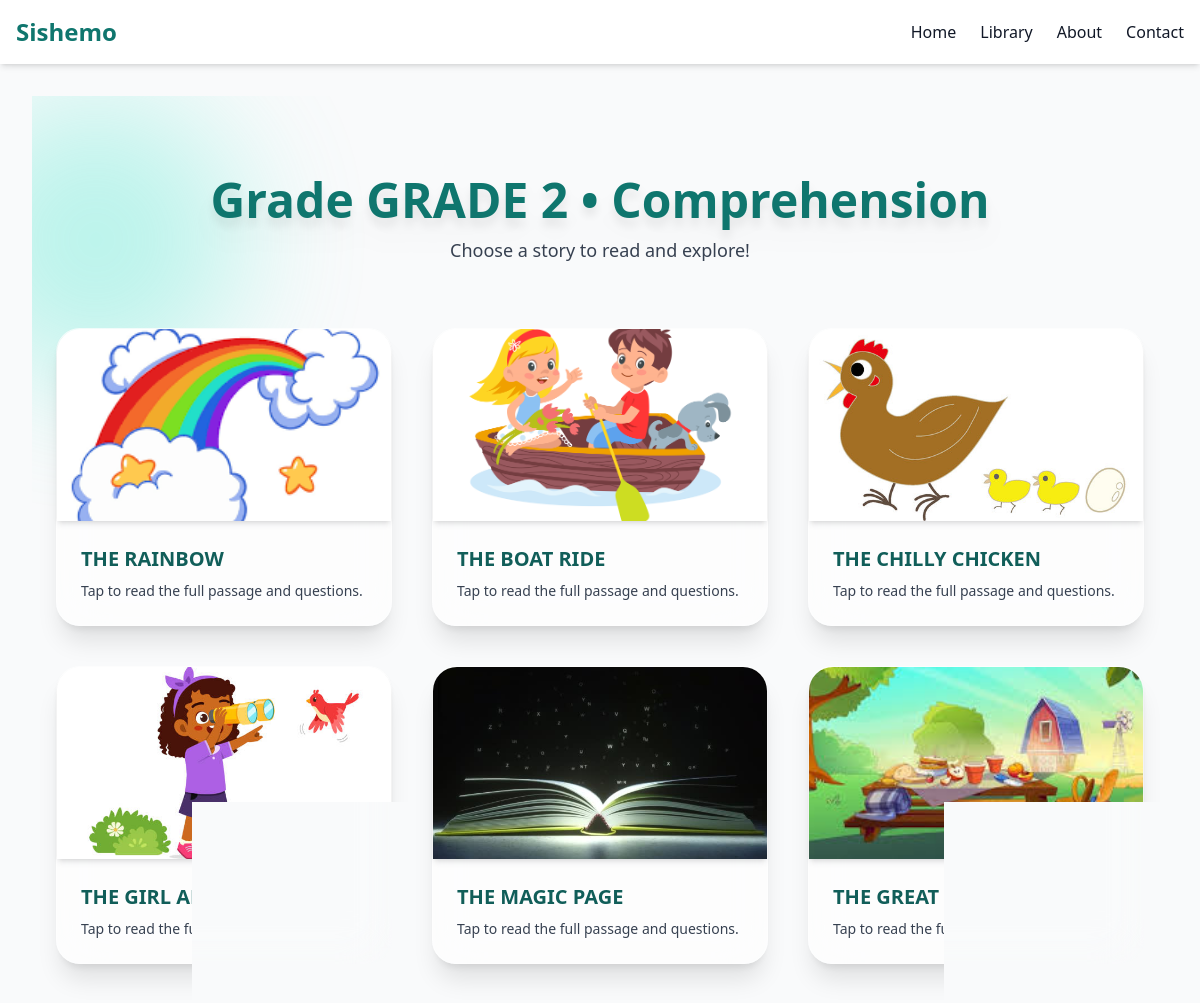
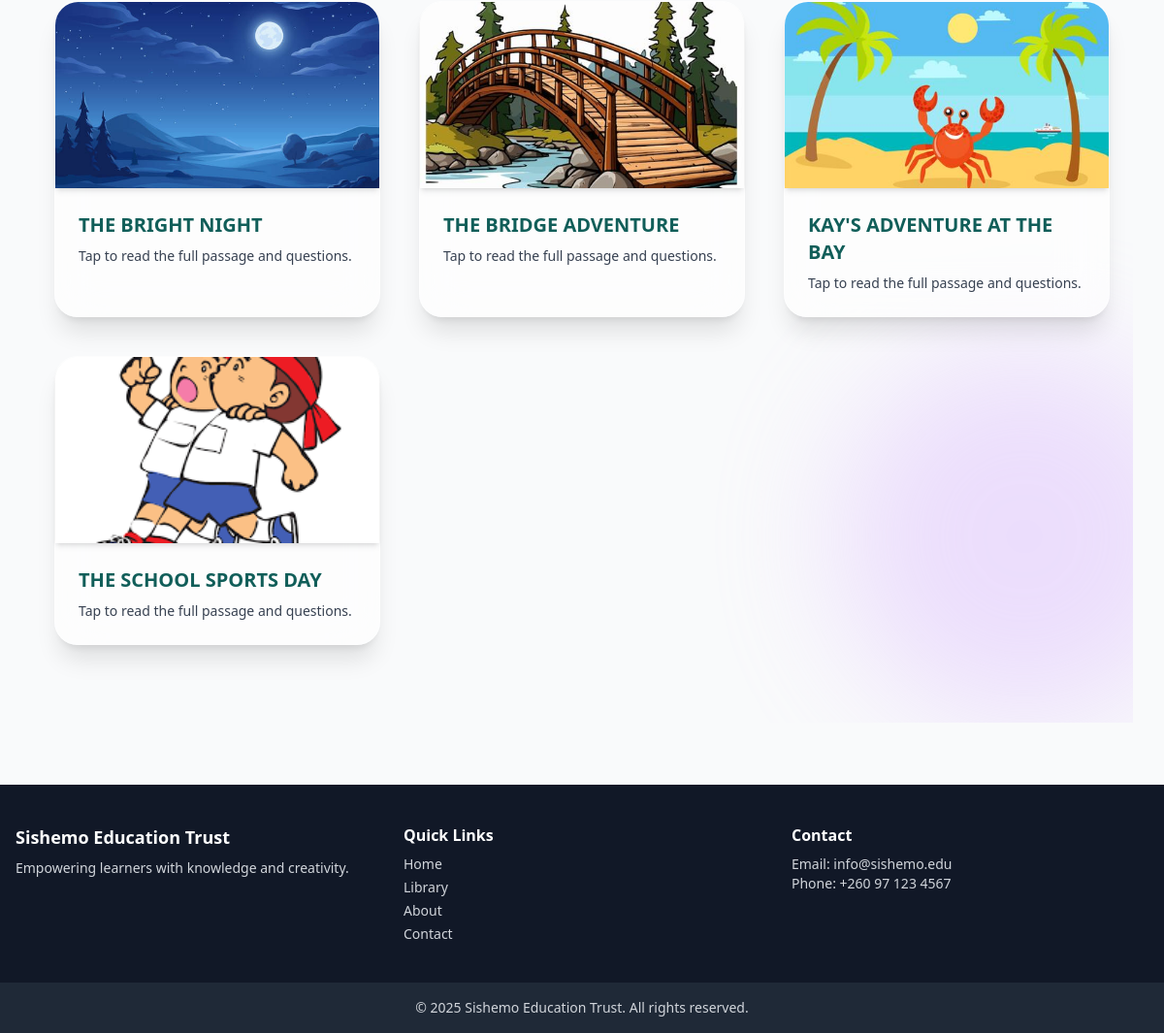
The page /comprehension/grade/3/ on the database its author committed (2 pictures, top to bottom).
### Core/models.py (models this page shows, shortened)
class Grade(models.Model):
    section = models.ForeignKey(Section, on_delete=models.CASCADE, related_name='grades')
    name = models.CharField(max_length=100)

class Comprehension(models.Model):
    grade = models.ForeignKey("Grade", on_delete=models.CASCADE, related_name="comprehensions")
    title = models.CharField(max_length=255)
    image = models.ImageField(upload_to="comprehension_images/", blank=True, null=True)
    story = RichTextField(null=True, blank=True)
    questions = RichTextField(blank=True, null=True)
    slug = models.SlugField(unique=True, blank=True)

### Core/views.py (the view)
# urls.py: path("comprehension/grade/<int:grade_id>/", views.grade_comprehension_list, name="grade_comprehension"),
def grade_comprehension_list(request, grade_id):
    grade = get_object_or_404(Grade, id=grade_id)
    comprehensions = Comprehension.objects.filter(grade=grade)
    context = {
        "grade": grade,
        "comprehensions": comprehensions
    }
    return render(request, "grade_comprehension_list.html", context)

### Templates/grade_comprehension_list.html (shortened to what this page needs)
{% extends "base.html" %}
{% load static %}
{% block content %}
<div class="relative overflow-hidden">
    <div class="absolute top-0 -left-20 w-72 h-72 bg-teal-300 opacity-40 rounded-full blur-3xl animate-pulse"></div>
    <div class="absolute bottom-0 -right-20 w-96 h-96 bg-purple-300 opacity-40 rounded-full blur-3xl animate-ping"></div>
    <div class="max-w-6xl mx-auto px-6 py-20 relative">
        <div class="text-center mb-16" data-aos="fade-down">
            <h1 class="text-4xl md:text-5xl font-extrabold text-teal-700 drop-shadow-xl">
                Grade {{ grade.name }} • Comprehension
            </h1>
            <p class="text-gray-700 mt-3 text-lg">
                Choose a story to read and explore!
            </p>
        </div>
        <div class="grid sm:grid-cols-2 lg:grid-cols-3 gap-10">
            {% for comp in comprehensions %}
            <a href="{% url 'read_comprehension' grade.id comp.slug %}"
                class="group relative bg-white/60 backdrop-blur-xl rounded-3xl shadow-xl hover:shadow-2xl transition-all duration-500 transform hover:-translate-y-3 border border-white/30"
                data-aos="zoom-in">
                {% if comp.image %}
                <img src="{{ comp.image.url }}" class="rounded-t-3xl h-48 w-full object-cover shadow-md">
                {% else %}
                <div class="h-48 bg-gray-200 rounded-t-3xl flex items-center justify-center text-6xl shadow-md">
                    📖
                </div>
                {% endif %}
                <div class="p-6 relative">
                    <h3 class="text-xl font-bold text-teal-800 group-hover:text-purple-700 transition">
                        {{ comp.title }}
                    </h3>
                    <p class="text-gray-700 mt-2 text-sm">
                        Tap to read the full passage and questions.
                    </p>
                </div>
            </a>
            {% empty %}
            <p class="text-center col-span-3 text-gray-600 text-lg">No comprehension available for this grade.</p>
            {% endfor %}
        </div>
    </div>
</div>
{% endblock %}

### Templates/base.html (shortened to what this page needs)
<!DOCTYPE html>
<html lang="en">
<head>
    <script src="https://cdn.tailwindcss.com"></script>
    <link href="https://unpkg.com/aos@2.3.1/dist/aos.css" rel="stylesheet">
</head>
<body class="bg-gray-50 text-gray-900">
    <nav class="bg-white shadow-md fixed w-full z-50">
        <div class="max-w-7xl mx-auto px-4 flex justify-between items-center py-4">
            <a href="/" class="text-2xl font-bold text-teal-700">Sishemo</a>
            <div class="hidden md:flex space-x-6">
                <a href="/" class="hover:text-teal-600">Home</a>
                <a href="/sections/" class="hover:text-teal-600">Library</a>
                <a href="/about/" class="hover:text-teal-600">About</a>
                <a href="/contact/" class="hover:text-teal-600">Contact</a>
            </div>
        </div>
    </nav>
    <div class="pt-24 px-4 sm:px-6 lg:px-8">
        {% block content %}{% endblock %}
    </div>
    <footer class="bg-gray-900 text-gray-300 mt-16">
        <div class="max-w-7xl mx-auto px-4 py-10 grid gap-8 sm:grid-cols-2 md:grid-cols-3">
            <div>
                <h2 class="text-lg font-bold text-white">Sishemo Education Trust</h2>
                <p class="mt-2 text-sm">Empowering learners with knowledge and creativity.</p>
            </div>
            <div>
                <h3 class="font-semibold text-white">Quick Links</h3>
                <ul class="mt-2 space-y-1 text-sm">
                    <li><a href="/" class="hover:text-white">Home</a></li>
                    <li><a href="/sections/" class="hover:text-white">Library</a></li>
                    <li><a href="/about/" class="hover:text-white">About</a></li>
                    <li><a href="/contact/" class="hover:text-white">Contact</a></li>
                </ul>
            </div>
            <div>
                <h3 class="font-semibold text-white">Contact</h3>
                <p class="mt-2 text-sm">Email: info@sishemo.edu</p>
                <p class="text-sm">Phone: +260 97 123 4567</p>
            </div>
        </div>
        <div class="text-center py-4 text-sm bg-gray-800">
            © 2025 Sishemo Education Trust. All rights reserved.
        </div>
    </footer>
</body>
</html>

### rows shown on the page
Grade: name "GRADE 2"
Comprehension: image (picture), title "THE RAINBOW"
Comprehension: image (picture), title "THE BOAT RIDE"
Comprehension: image (picture), title "THE CHILLY CHICKEN"
Comprehension: image (picture), title "THE GIRL AND THE BIRD"
Comprehension: image (picture), title "THE MAGIC PAGE"
Comprehension: image (picture), title "THE GREAT FEAST"
Comprehension: image (picture), title "THE BRIGHT NIGHT"
Comprehension: image (picture), title "THE BRIDGE ADVENTURE"
Comprehension: image (picture), title "KAY'S ADVENTURE AT THE BAY"
Comprehension: image (picture), title "THE SCHOOL SPORTS DAY"
